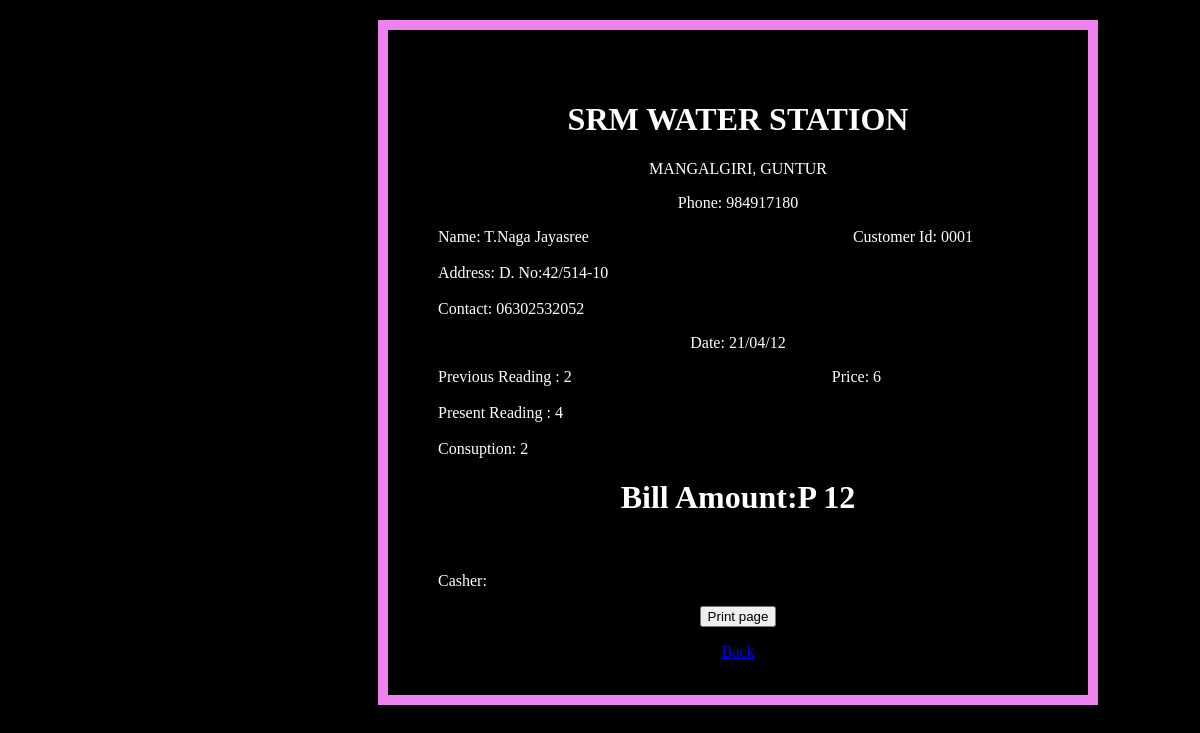
/viewpayment.php?id=5 (signed in), run on the app's committed database.
### tables this page shows
CREATE TABLE `customer` (
  `id` int(20) NOT NULL,
  `Firstname` varchar(20) NOT NULL,
  `Lastname` varchar(20) NOT NULL,
  `Phoneno` varchar(20) NOT NULL,
  `Addss` varchar(20) NOT NULL
);

CREATE TABLE `bill` (
  `id` int(20) NOT NULL,
  `customer_id` int(200) NOT NULL,
  `prev` varchar(200) NOT NULL,
  `pres` varchar(200) NOT NULL,
  `price` varchar(200) NOT NULL,
  `dates` varchar(200) NOT NULL
);

### viewpayment.php (the view, shortened to what this page needs)
<html>
<head>
</head>
<body>
<div class="second">
<?php
include 'db.php';
$id =$_REQUEST['id'];
$result = mysqli_query($conn,"SELECT * FROM bill where id='$id'");
while($row = mysqli_fetch_array($result))
  {
	  $prev=$row['prev'];
	  $customer_id=$row['customer_id'];
	  $pres=$row['pres'];
	  $price=$row['price'];
	  $totalcons=$pres - $prev;
	  $bill=$totalcons * $price;
	  $date=$row['dates'];
  }
?>
<?php
include 'db.php';
$result = mysqli_query($conn,"SELECT * FROM customer WHERE id  = '$customer_id'");
$test = mysqli_fetch_array($result);
				$id=$test['id'] ;
                $fname=$test['Firstname'] ;
				$lname= $test['Lastname'] ;
				$address=$test['Addss'] ;
				$contact=$test['Phoneno'] ;
?>
<div id="data">
<center>
<h1>SRM WATER STATION</h1>
<p>MANGALGIRI, GUNTUR</p>
<p>Phone: 984917180 </p>
</center>
<div id="context">
<p>Name: <?php echo $fname.'&nbsp;'.$lname; ?> &nbsp;&nbsp;&nbsp;&nbsp;&nbsp;&nbsp;&nbsp;&nbsp;&nbsp;&nbsp;&nbsp;&nbsp;&nbsp;&nbsp;&nbsp;&nbsp;&nbsp;&nbsp;&nbsp;&nbsp;&nbsp;&nbsp;&nbsp;&nbsp;&nbsp;&nbsp;&nbsp;&nbsp;&nbsp;&nbsp;&nbsp;&nbsp;&nbsp;&nbsp;&nbsp;&nbsp;&nbsp;&nbsp;&nbsp;&nbsp;&nbsp;&nbsp;&nbsp;&nbsp;&nbsp;&nbsp;&nbsp;&nbsp;&nbsp;&nbsp;&nbsp;&nbsp;&nbsp;&nbsp;&nbsp;&nbsp;&nbsp;&nbsp;&nbsp;&nbsp;&nbsp;&nbsp;&nbsp;&nbsp;&nbsp;Customer Id: 000<?php echo $id; ?>
<br /><br />
Address: <?php echo $address; ?>
<br /> <br />
Contact: <?php echo $contact; ?>
</p>
<center>Date: <?php echo $date; ?> </center>
<p>
Previous Reading : <?php echo $prev;?>&nbsp;&nbsp;&nbsp;&nbsp;&nbsp;&nbsp;&nbsp;&nbsp;&nbsp;&nbsp;&nbsp;&nbsp;&nbsp;&nbsp;&nbsp;&nbsp;&nbsp;&nbsp;&nbsp;&nbsp;&nbsp;&nbsp;&nbsp;&nbsp;&nbsp;&nbsp;&nbsp;&nbsp;&nbsp;&nbsp;&nbsp;&nbsp;&nbsp;&nbsp;&nbsp;&nbsp;&nbsp;&nbsp;&nbsp;&nbsp;&nbsp;&nbsp;&nbsp;&nbsp;&nbsp;&nbsp;&nbsp;&nbsp;&nbsp;&nbsp;&nbsp;&nbsp;&nbsp;&nbsp;&nbsp;&nbsp;&nbsp;&nbsp;&nbsp;&nbsp;&nbsp;&nbsp;&nbsp;&nbsp;&nbsp;Price: <?php echo $price; ?><br /><br />
Present Reading : <?php echo $pres; ?> <br /><br />
Consuption: <?php echo $totalcons;?>
<h1 align="center">Bill Amount:P <?php echo $bill; ?> </h1><br />
<p>Casher: </p>
</p>
<CENTER><form><input type="button" onclick="window.print()" value="Print page" /></form><a href="bill.php">Back</a></CENTER>
</div>
</div>
</div>
</body>
</html>

### viewpayment.php (style rules this page uses)
body { background-color: black; color:white; padding-left: 350px; }
.second { width: 600px; height: 565px; border: 10px solid violet; padding: 50px; margin: 20px; }

### data on the page
customer: Firstname "T.Naga", Lastname "Jayasree", id "1", Addss "D. No:42/514-10", Phoneno "06302532052"
bill: dates "21/04/12", prev "2", price "6", pres "4", bill "12"
